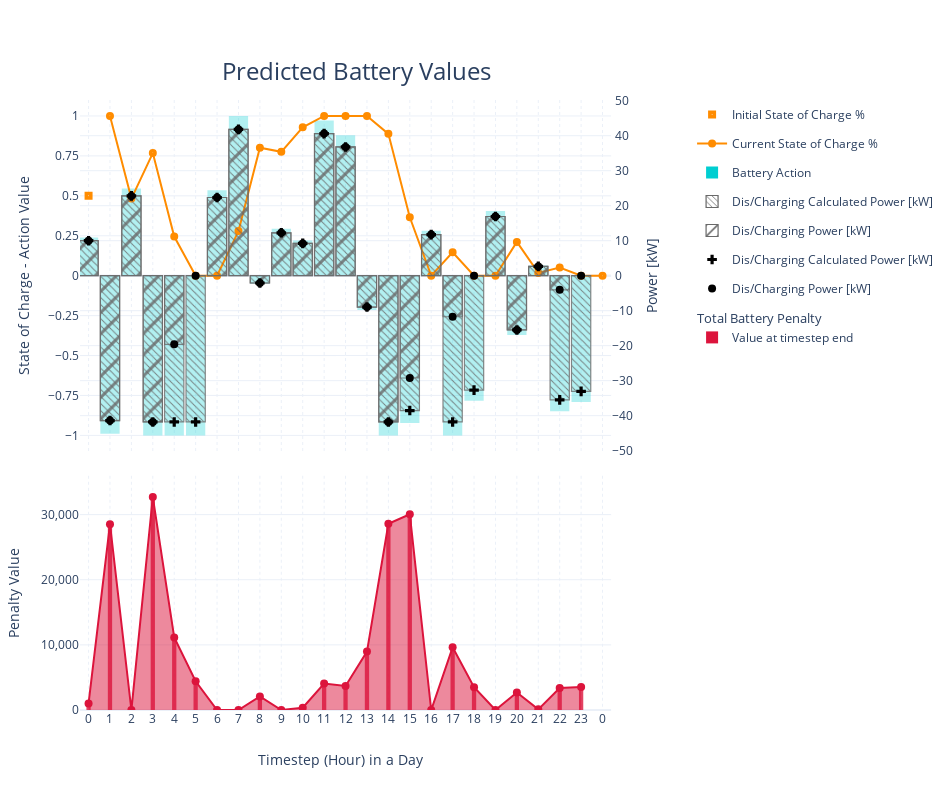

The notebook cell saved with this chart:
### Markdown cell above
#### Predicted Battery System Values and Penalties

### Code cell
subplot_fig = make_subplots(
    rows=2,
    row_heights=[0.6, 0.4],
    cols=1,
    shared_xaxes=True,
    vertical_spacing=0.04,
    specs=[[{'secondary_y': True}], [{'secondary_y': True}]]
)

subplot_fig.add_scatter(y=[0.5], yaxis='y', row=1, col=1, secondary_y=False,
                        x=[0], line_shape='linear', name='Initial State of Charge %', mode='markers',
                        marker=dict(size=8, symbol='square-dot'), line=dict(color='darkorange'), showlegend=True)
subplot_fig.add_scatter(y=battery_predictions['Battery SOC'], yaxis='y', row=1, col=1, secondary_y=False,
                        x=battery_predictions.index+1, line_shape='linear', name='Current State of Charge %', mode='markers+lines',
                        marker=dict(size=8, symbol='circle-dot'), line=dict(color='darkorange'), showlegend=True)
subplot_fig.add_bar(y=battery_predictions['Battery Action'], showlegend=True, yaxis='y2', width=0.9, row=1, col=1, secondary_y=False,
                    marker=dict(color='darkturquoise', coloraxis='coloraxis', opacity=0.3, line_width=0), name='Battery Action')

subplot_fig.add_bar(y=battery_predictions['Battery Calculated Power Value'], showlegend=True, yaxis='y3', width=0.9, row=1, col=1, secondary_y=True,
                    marker=dict(color='dimgrey', pattern=dict(shape='\\', fillmode='replace', size=5), opacity=0.8, line_width=1.2, line_color='dimgrey'), name='Dis/Charging Calculated Power [kW]')
subplot_fig.add_bar(y=battery_predictions['Battery Power Value'], showlegend=True, yaxis='y3', width=0.9, row=1, col=1, secondary_y=True,
                    marker=dict(color='dimgrey', pattern=dict(shape='/', fillmode='replace', size=15), opacity=0.8, line_width=1.2, line_color='dimgrey'), name='Dis/Charging Power [kW]')

subplot_fig.add_scatter(y=battery_predictions['Battery Calculated Power Value'], line_shape='linear', secondary_y=True, 
                        name='Dis/Charging Calculated Power [kW]', mode='markers', yaxis='y3', row=1, col=1,
                        marker=dict(size=8, symbol='cross'), line=dict(color='black'), showlegend=True)
subplot_fig.add_scatter(y=battery_predictions['Battery Power Value'], line_shape='linear', secondary_y=True,
                        name='Dis/Charging Power [kW]', mode='markers', yaxis='y3', row=1, col=1,
                        marker=dict(size=8, symbol='circle'), line=dict(color='black'), showlegend=True)

pbpenalties = penalties['Total Battery Penalty']
subplot_fig.add_scatter(y=pbpenalties, line_shape='linear', row=2, col=1, name='Value at timestep end', mode='lines+markers',
                        marker=dict(size=8, symbol='circle'), line=dict(color='crimson'), fill='tozeroy',
                        showlegend=False, secondary_y=False,
                        )
subplot_fig.add_bar(x=penalties.index, y=pbpenalties, row=2, col=1, name='Value at timestep end', secondary_y=False,
                        width=0.2, legendgrouptitle=dict(text='Total Battery Penalty'), legendgroup='Total Battery Penalty',
                        marker=dict(line_width=0, opacity=0.8, color='crimson', coloraxis='coloraxis'), showlegend=True)

subplot_fig.add_annotation(x=12/26, y=-0.1, text="Timestep (Hour) in a Day", textangle=0, xref="paper", yref="paper", font_size=14, showarrow=False)

max_timestep = int(initial_training_data.Departure.max() + 1)
subplot_fig.update_layout(title="Predicted Battery Values",
                          yaxis=dict(title=''), barmode='overlay')
subplot_fig.update_xaxes(tickformat='', griddash="dot", range=[-0.4, 24.4],
                         tickvals=[i for i in range(max_timestep)],
                         ticktext=[str(i%24) for i in range(max_timestep)])

# For plot export: w(1280)xh(720), w(1920)xh(1080)
# For better overview in jupyter: w(850)xh(650)
plot_width = 950
plot_height = 790

total_pen_max = pbpenalties.max()
y3type = 'log' if total_pen_max > 1000000 else 'linear'
y3max_margin = 6 if y3type == 'log' else round(total_pen_max + total_pen_max/10)
y3yaxistext = '- log scale' if y3type == 'log' else ''
subplot_fig.update_layout(height=plot_height, width=plot_width, title=dict(xanchor="center", x=12/32, font_size=24, y=0.92), 
                          showlegend=True, legend=dict(x=26/24),
                          yaxis=dict(tickformat=" ,~", nticks=5, range=[-1.1, 1.1], dtick=0.25, 
                                     title='State of Charge - Action Value'),
                          yaxis2=dict(tickformat=" ,~", nticks=5, range=[-50.2, 50.2], dtick=10, title='Power [kW]'),
                          yaxis3=dict(tickformat=" ,~g", nticks=6, type=y3type, range=[0, y3max_margin], 
                                      title=dict(text=f'Penalty Value {y3yaxistext}')))

subplot_fig.show()

del plot_width, plot_height

### Figure 1 — Plotly figure (JSON) as saved in the notebook; plotly's stock layout.template omitted (floating-point values rounded to 4 significant figures)
{"data": [{"line": {"color": "darkorange", "shape": "linear"}, "marker": {"size": 8, "symbol": "square-dot"}, "mode": "markers", "name": "Initial State of Charge %", "showlegend": true, "type": "scatter", "x": [0], "xaxis": "x", "y": [0.5], "yaxis": "y"}, {"line": {"color": "darkorange", "shape": "linear"}, "marker": {"size": 8, "symbol": "circle-dot"}, "mode": "markers+lines", "name": "Current State of Charge %", "showlegend": true, "type": "scatter", "x": [1, 2, 3, 4, 5, 6, 7, 8, 9, 10, 11, 12, 13, 14, 15, 16, 17, 18, 19, 20, 21, 22, 23, 24], "xaxis": "x", "y": [1, 0.4826, 0.7675, 0.245, 0, 0, 0.2792, 0.8017, 0.7755, 0.9287, 1, 1, 1, 0.8879, 0.3654, 0, 0.1468, 0, 0, 0.2113, 0.01754, 0.05068, 0, 0], "yaxis": "y"}, {"marker": {"color": "darkturquoise", "coloraxis": "coloraxis", "line": {"width": 0}, "opacity": 0.3}, "name": "Battery Action", "showlegend": true, "type": "bar", "width": 0.9, "xaxis": "x", "y": [0.2392, -0.9903, 0.5453, -1, -1, -1, 0.5343, 1, -0.05009, 0.2932, 0.2206, 0.9712, 0.8799, -0.2145, -1, -0.9218, 0.2809, -1, -0.7827, 0.4044, -0.3708, 0.06342, -0.8493, -0.7911], "yaxis": "y"}, {"marker": {"color": "dimgrey", "line": {"color": "dimgrey", "width": 1.2}, "opacity": 0.8, "pattern": {"fillmode": "replace", "shape": "\\", "size": 5}}, "name": "Dis/Charging Calculated Power [kW]", "showlegend": true, "type": "bar", "width": 0.9, "xaxis": "x", "y": [9.999, -41.39, 22.79, -41.8, -41.8, -41.8, 22.33, 41.8, -2.094, 12.25, 9.222, 40.6, 36.78, -8.968, -41.8, -38.53, 11.74, -41.8, -32.72, 16.9, -15.5, 2.651, -35.5, -33.07], "yaxis": "y2"}, {"marker": {"color": "dimgrey", "line": {"color": "dimgrey", "width": 1.2}, "opacity": 0.8, "pattern": {"fillmode": "replace", "shape": "/", "size": 15}}, "name": "Dis/Charging Power [kW]", "showlegend": true, "type": "bar", "width": 0.9, "xaxis": "x", "y": [9.999, -41.39, 22.79, -41.8, -19.6, 0, 22.33, 41.8, -2.094, 12.25, 9.222, 40.6, 36.78, -8.968, -41.8, -29.23, 11.74, -11.74, 0, 16.9, -15.5, 2.651, -4.054, 0], "yaxis": "y2"}, {"line": {"color": "black", "shape": "linear"}, "marker": {"size": 8, "symbol": "cross"}, "mode": "markers", "name": "Dis/Charging Calculated Power [kW]", "showlegend": true, "type": "scatter", "xaxis": "x", "y": [9.999, -41.39, 22.79, -41.8, -41.8, -41.8, 22.33, 41.8, -2.094, 12.25, 9.222, 40.6, 36.78, -8.968, -41.8, -38.53, 11.74, -41.8, -32.72, 16.9, -15.5, 2.651, -35.5, -33.07], "yaxis": "y2"}, {"line": {"color": "black", "shape": "linear"}, "marker": {"size": 8, "symbol": "circle"}, "mode": "markers", "name": "Dis/Charging Power [kW]", "showlegend": true, "type": "scatter", "xaxis": "x", "y": [9.999, -41.39, 22.79, -41.8, -19.6, 0, 22.33, 41.8, -2.094, 12.25, 9.222, 40.6, 36.78, -8.968, -41.8, -29.23, 11.74, -11.74, 0, 16.9, -15.5, 2.651, -4.054, 0], "yaxis": "y2"}, {"fill": "tozeroy", "line": {"color": "crimson", "shape": "linear"}, "marker": {"size": 8, "symbol": "circle"}, "mode": "lines+markers", "name": "Value at timestep end", "showlegend": false, "type": "scatter", "xaxis": "x2", "y": [999.9, 28520, 0, 32690.0, 11140.0, 4405, 0, 0, 2090, 0, 351.5, 4060.0, 3678.0, 8970, 28590, 30050.0, 0.1037, 9621.0, 3497.0, 0, 2695.0, 98.65, 3370.0, 3532.0], "yaxis": "y3"}, {"legendgroup": "Total Battery Penalty", "legendgrouptitle": {"text": "Total Battery Penalty"}, "marker": {"color": "crimson", "coloraxis": "coloraxis", "line": {"width": 0}, "opacity": 0.8}, "name": "Value at timestep end", "showlegend": true, "type": "bar", "width": 0.2, "x": [0, 1, 2, 3, 4, 5, 6, 7, 8, 9, 10, 11, 12, 13, 14, 15, 16, 17, 18, 19, 20, 21, 22, 23], "xaxis": "x2", "y": [999.9, 28520, 0, 32690.0, 11140.0, 4405, 0, 0, 2090, 0, 351.5, 4060.0, 3678.0, 8970, 28590, 30050.0, 0.1037, 9621.0, 3497.0, 0, 2695.0, 98.65, 3370.0, 3532.0], "yaxis": "y3"}], "layout": {"annotations": [{"font": {"size": 14}, "showarrow": false, "text": "Timestep (Hour) in a Day", "textangle": 0, "x": 0.4615, "xref": "paper", "y": -0.1, "yref": "paper"}], "barmode": "overlay", "height": 790, "legend": {"x": 1.083}, "showlegend": true, "title": {"font": {"size": 24}, "text": "Predicted Battery Values", "x": 0.375, "xanchor": "center", "y": 0.92}, "width": 950, "xaxis": {"anchor": "y", "domain": [0, 0.94], "griddash": "dot", "matches": "x2", "range": [-0.4, 24.4], "showticklabels": false, "tickformat": "", "ticktext": ["0", "1", "2", "3", "4", "5", "6", "7", "8", "9", "10", "11", "12", "13", "14", "15", "16", "17", "18", "19", "20", "21", "22", "23", "0", "1", "2", "3"], "tickvals": [0, 1, 2, 3, 4, 5, 6, 7, 8, 9, 10, 11, 12, 13, 14, 15, 16, 17, 18, 19, 20, 21, 22, 23, 24, 25, 26, 27]}, "xaxis2": {"anchor": "y3", "domain": [0, 0.94], "griddash": "dot", "range": [-0.4, 24.4], "tickformat": "", "ticktext": ["0", "1", "2", "3", "4", "5", "6", "7", "8", "9", "10", "11", "12", "13", "14", "15", "16", "17", "18", "19", "20", "21", "22", "23", "0", "1", "2", "3"], "tickvals": [0, 1, 2, 3, 4, 5, 6, 7, 8, 9, 10, 11, 12, 13, 14, 15, 16, 17, 18, 19, 20, 21, 22, 23, 24, 25, 26, 27]}, "yaxis": {"anchor": "x", "domain": [0.424, 1], "dtick": 0.25, "nticks": 5, "range": [-1.1, 1.1], "tickformat": " ,~", "title": {"text": "State of Charge - Action Value"}}, "yaxis2": {"anchor": "x", "dtick": 10, "nticks": 5, "overlaying": "y", "range": [-50.2, 50.2], "side": "right", "tickformat": " ,~", "title": {"text": "Power [kW]"}}, "yaxis3": {"anchor": "x2", "domain": [0, 0.384], "nticks": 6, "range": [0, 35959], "tickformat": " ,~g", "title": {"text": "Penalty Value "}, "type": "linear"}, "yaxis4": {"anchor": "x2", "overlaying": "y3", "side": "right"}}}
